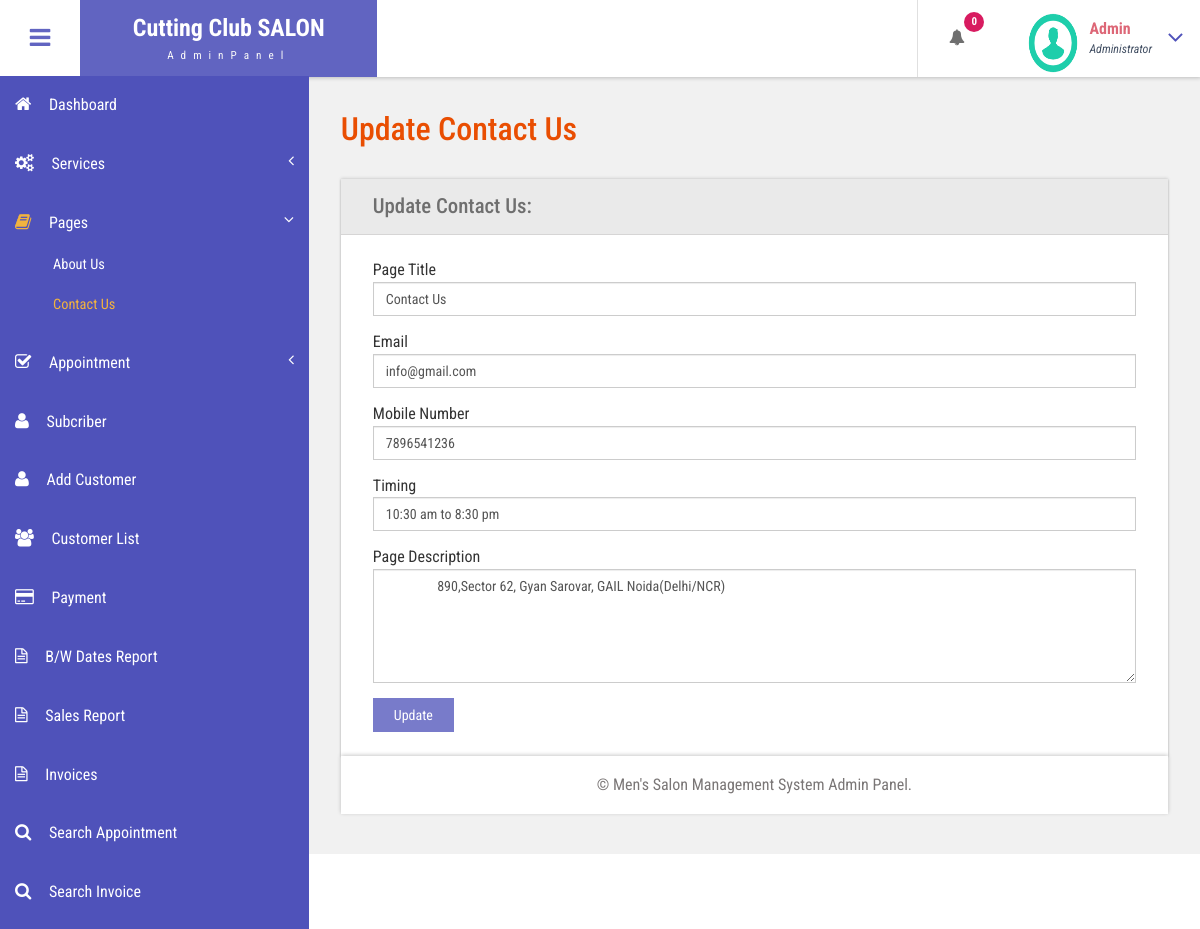
The page /admin/contact-us.php (signed in) on the database its author committed.
### tables this page shows
CREATE TABLE `tblpage` (
  `ID` int(10) NOT NULL,
  `PageType` varchar(200) DEFAULT NULL,
  `PageTitle` mediumtext DEFAULT NULL,
  `PageDescription` mediumtext DEFAULT NULL,
  `Email` varchar(200) DEFAULT NULL,
  `MobileNumber` bigint(10) DEFAULT NULL,
  `UpdationDate` date DEFAULT NULL,
  `Timing` varchar(200) NOT NULL
);

### admin/contact-us.php (the view, shortened to what this page needs)
<?php
include('includes/dbconnection.php');
if (strlen($_SESSION['bpmsaid']==0)) {
  header('location:logout.php');
  } else{
  ?>
<!DOCTYPE HTML>
<html>
<head>
<link href="css/bootstrap.css" rel='stylesheet' type='text/css' />
<link href="css/style.css" rel='stylesheet' type='text/css' />
<link href="css/font-awesome.css" rel="stylesheet">
<link href="css/animate.css" rel="stylesheet" type="text/css" media="all">
<link href="css/custom.css" rel="stylesheet">
</head>
<body class="cbp-spmenu-push">
	<div class="main-content">
		 <?php include_once('includes/sidebar.php');?>
	 <?php include_once('includes/header.php');?>
		<div id="page-wrapper">
			<div class="main-page">
				<div class="forms">
					<h3 class="title1">Update Contact Us</h3>
					<div class="form-grids row widget-shadow" data-example-id="basic-forms">
						<div class="form-title">
							<h4>Update Contact Us:</h4>
						</div>
						<div class="form-body">
							<form method="post">
  <?php
$ret=mysqli_query($con,"select * from  tblpage where PageType='contactus'");
while ($row=mysqli_fetch_array($ret)) {
?>
							 <div class="form-group"> <label for="exampleInputEmail1">Page Title</label> <input type="text" class="form-control" name="pagetitle" id="pagetitle" value="<?php  echo $row['PageTitle'];?>" required="true"> </div><div class="form-group"> <label for="exampleInputEmail1">Email</label> <input type="text" class="form-control" name="email" id="email" value="<?php  echo $row['Email'];?>" required="true"> </div><div class="form-group"> <label for="exampleInputEmail1">Mobile Number</label> <input type="text" class="form-control" name="mobnumber" id="mobnumber" value="<?php  echo $row['MobileNumber'];?>" required="true"> </div><div class="form-group"> <label for="exampleInputEmail1">Timing</label> <input type="text" class="form-control" name="timing" id="timing" value="<?php  echo $row['Timing'];?>" required="true"> </div> <div class="form-group"> <label for="exampleInputPassword1">Page Description</label> <textarea name="pagedes" id="pagedes" rows="5" class="form-control">
        <?php  echo $row['PageDescription'];?></textarea> </div>
							 <?php } ?>
							  <button type="submit" name="submit" class="btn btn-default">Update</button> </form>
						</div>
					</div>
			</div>
		</div>
		 <?php include_once('includes/footer.php');?>
	</div>
</body>
</html>
<?php } ?>

### admin/includes/header.php (shortened to what this page needs)
<div class="sticky-header header-section ">
      <div class="header-left">
        <button id="showLeftPush"><i class="fa fa-bars"></i></button>
        <div class="logo">
          <a href="index.html">
            <h1>Cutting Club SALON</h1>
            <span>AdminPanel</span>
          </a>
        </div>
      </div>
      <div class="header-right">
        <div class="profile_details_left">
          <ul class="nofitications-dropdown">
            <?php
$ret1=mysqli_query($con,"select ID,Name from  tblappointment where Status=''");
$num=mysqli_num_rows($ret1);
?>
            <li class="dropdown head-dpdn">
              <a href="#" class="dropdown-toggle" data-toggle="dropdown" aria-expanded="false"><i class="fa fa-bell"></i><span class="badge blue"><?php echo $num;?></span></a>
            </li>
          </ul>
          <div class="clearfix"> </div>
        </div>
        <div class="profile_details">
        <?php
$adid=$_SESSION['bpmsaid'];
$ret=mysqli_query($con,"select AdminName from tbladmin where ID='$adid'");
$row=mysqli_fetch_array($ret);
$name=$row['AdminName'];
?>
          <ul>
            <li class="dropdown profile_details_drop">
              <a href="#" class="dropdown-toggle" data-toggle="dropdown" aria-expanded="false">
                <div class="profile_img">
                  <span class="prfil-img"><img src="images/download (1).png" alt="" width="50" height="60"> </span>
                  <div class="user-name">
                    <p><?php echo $name; ?></p>
                    <span>Administrator</span>
                  </div>
                  <i class="fa fa-angle-down lnr"></i>
                  <div class="clearfix"></div>
                </div>
              </a>
            </li>
          </ul>
        </div>
      </div>
      <div class="clearfix"> </div>
    </div>

### admin/css/style.css (style rules this page uses)
h4, h5, h6, h1, h2, h3 { margin: 0; }
ul, ol { margin: 0; }
p { margin: 0; }
html, body { font-family: 'Roboto Condensed', sans-serif; font-size: 100%; overflow-x: hidden; background: #fff; }
body a { transition: 0.5s all ease; -webkit-transition: 0.5s all ease; -moz-transition: 0.5s all ease; -o-transition: 0.5s all ease; -ms-transition: 0.5s all ease; text-decoration:none; }
h1,h2,h3,h4,h5,h6 { margin:0; }
p { margin:0; }
ul,label { margin:0; padding:0; }
.main-content { position: relative; }
.sticky-header { position: fixed; top: 0; left:0px; width: 100%; z-index: 100; }
.header-section { background:#FFF; box-shadow: 1px 1px 4px rgba(0, 0, 0, 0.21); -webkit-box-shadow: 1px 1px 4px rgba(0, 0, 0, 0.21); -moz-box-shadow: 1px 1px 4px rgba(0, 0, 0, 0.21); -o-box-shadow: 1px 1px 4px rgba(0, 0, 0, 0.21); }
.header-section::after { clear: both; display: block; content: ''; }
.header-left { float: left; width: 45%; }
.header-right { float: right; }
button#showLeftPush { font-size: 1.5em; width: 80px; padding: 0.87em 0; text-align: center; cursor: pointer; float: left; color: #6F6F6F; -moz-transition: all 0.2s ease-out 0s; -webkit-transition: all 0.2s ease-out 0s; transition: all 0.2s ease-out 0s; border: none; background-color: #fff; outline:none; }
.cbp-spmenu-push { overflow-x: hidden; position: relative; }
.cbp-spmenu, .cbp-spmenu-push { -webkit-transition: all 0.3s ease; -moz-transition: all 0.3s ease; transition: all 0.3s ease; }
.cbp-spmenu-push div#page-wrapper { margin: 0 0 0 19.3em; transition:.5s all; -webkit-transition:.5s all; -moz-transition:.5s all; }
.fa { display: inline-block; font-family: FontAwesome; font-style: normal; font-weight: normal; line-height: 1; -webkit-font-smoothing: antialiased; -moz-osx-font-smoothing: grayscale; }
.logo { background: #6164C1; text-align: center; float: left; }
.logo a { padding: 0.9em 3.3em .7em; display: block; text-decoration: none; }
.logo a h1 { color: #fff; font-size: 1.5em; line-height: 1.2em; font-weight: 700; }
.logo a span { color: #F8F8F8; font-size: .7em; text-align: center; letter-spacing: 7px; }
.profile_details_left { float: left; }
li.dropdown.head-dpdn { display: inline-block; padding: 1.7em 0; border-left: 1px solid #E0E0E0; float: left; }
li.dropdown.head-dpdn a.dropdown-toggle { padding: 1.7em 2em; }
i.fa.fa-bell { color:#6F6F6F; }
.header-right span.badge { font-size: 11px; font-weight: bold; color: #FFF; background: #8BC34A; line-height: 15px; width: 20px; height: 20px; border-radius: 2em; -webkit-border-radius: 2em; -moz-border-radius: 2em; -o-border-radius: 2em; text-align: center; display: inline-block; position: absolute; top: 16%; padding: 2px 0 0; }
.header-right span.blue { background-color:#D81B60; }
.profile_details { float: right; }
.profile_details_drop a.dropdown-toggle { display:block; padding: 0.8em 3em 0 2em; }
.profile_img span.prfil-img { float:left; }
.user-name { float:left; margin-top:8px; margin-left:11px; height:35px; }
.profile_details ul li { list-style-type:none; position:relative; }
.profile_details li a i.fa.lnr { position: absolute; top: 34%; right: 8%; color: #4F52BA; font-size: 1.6em; }
.user-name p { font-size:1em; color:#DD6777; line-height:1em; font-weight:700; }
.user-name span { font-size: .75em; font-style: italic; color: #424f63; font-weight: normal; margin-top: .3em; }
.charts,.row { margin: 2em 0 0; }
.widget-shadow { background-color: #fff; box-shadow: 0 -1px 3px rgba(0,0,0,.12),0 1px 2px rgba(0,0,0,.24); -webkit-box-shadow: 0 -1px 3px rgba(0,0,0,.12),0 1px 2px rgba(0,0,0,.24); -moz-box-shadow: 0 -1px 3px rgba(0,0,0,.12),0 1px 2px rgba(0,0,0,.24); }
h3.title1 { font-size: 2em; color: #e94e02; margin-bottom: 0.8em; }
.forms h3.title1 { margin-bottom:0; }
.forms h4 { font-size: 1.3em; color: #6F6F6F; }
.form-title { padding: 1em 2em; background-color: #EAEAEA; border-bottom: 1px solid #D6D5D5; }
.form-body { padding: 1.5em 2em; }
.forms label { font-weight: 400; }
.form-control { border-radius: inherit; }
.forms button.btn.btn-default { background-color: rgba(97, 100, 193, 0.85); color: #fff; padding: .5em 1.5em; border: none; outline:none; border-radius: inherit; }

### admin/css/custom.css (style rules this page uses)
#page-wrapper { padding:7em 2em 2.5em; background-color: #F1F1F1; }

### rows shown on the page
tblpage: pagetitle "Contact Us", email "info@gmail.com", mobnumber "7896541236", timing "10:30 am to 8:30 pm", pagedes "890,Sector 62, Gyan Sarovar, GAIL Noida(Delhi/NCR)"

### other values the page prints
$num "0"
$name "Admin"
